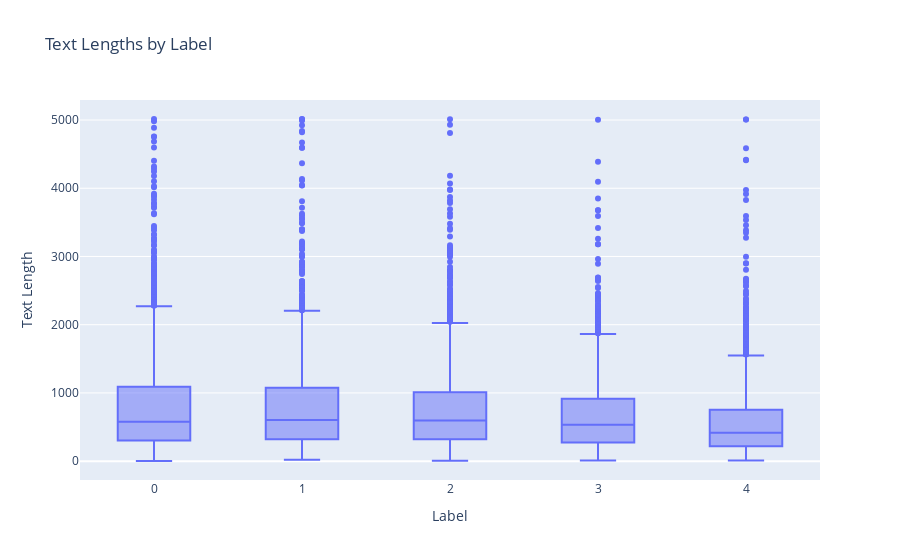

Notebook source saved alongside this figure:
### Code cell
# Boxplot of text lengths by label using Plotly
fig = px.box(train_df, x='label', y='text_length', title='Text Lengths by Label')
fig.update_layout(
    xaxis_title='Label',
    yaxis_title='Text Length'
)
fig.show()

### Figure 1 — Plotly figure (JSON) as saved in the notebook; plotly's stock layout.template omitted (floating-point values rounded to 4 significant figures; data arrays with more than 128 entries replaced by an {"elided": "..."} marker saying what was removed)
{"data": [{"alignmentgroup": "True", "hovertemplate": "label=%{x}<br>text_length=%{y}<extra></extra>", "legendgroup": "", "marker": {"color": "#636efa"}, "name": "", "notched": false, "offsetgroup": "", "orientation": "v", "showlegend": false, "type": "box", "x": {"elided": "10000 int values"}, "x0": " ", "xaxis": "x", "y": {"elided": "10000 int values"}, "y0": " ", "yaxis": "y"}], "layout": {"boxmode": "group", "legend": {"tracegroupgap": 0}, "title": {"text": "Text Lengths by Label"}, "xaxis": {"anchor": "y", "domain": [0, 1], "title": {"text": "Label"}}, "yaxis": {"anchor": "x", "domain": [0, 1], "title": {"text": "Text Length"}}}}
